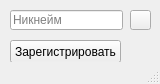
<?xml version="1.0" encoding="UTF-8"?>
<ui version="4.0">
 <class>MainWindow</class>
 <widget class="QMainWindow" name="MainWindow">
  <property name="geometry">
   <rect>
    <x>0</x>
    <y>0</y>
    <width>160</width>
    <height>84</height>
   </rect>
  </property>
  <property name="windowTitle">
   <string>MainWindow</string>
  </property>
  <widget class="QWidget" name="centralwidget">
   <widget class="QLineEdit" name="le1">
    <property name="geometry">
     <rect>
      <x>10</x>
      <y>10</y>
      <width>113</width>
      <height>20</height>
     </rect>
    </property>
    <property name="placeholderText">
     <string>Никнейм</string>
    </property>
   </widget>
   <widget class="QPushButton" name="btn1">
    <property name="geometry">
     <rect>
      <x>10</x>
      <y>40</y>
      <width>111</width>
      <height>23</height>
     </rect>
    </property>
    <property name="text">
     <string>Зарегистрировать</string>
    </property>
   </widget>
   <widget class="QPushButton" name="btn2">
    <property name="geometry">
     <rect>
      <x>130</x>
      <y>10</y>
      <width>21</width>
      <height>20</height>
     </rect>
    </property>
    <property name="text">
     <string/>
    </property>
    <property name="icon">
     <iconset>
      <normaloff>photo/btn.jpg</normaloff>photo/btn.jpg</iconset>
    </property>
   </widget>
  </widget>
  <widget class="QMenuBar" name="menubar">
   <property name="geometry">
    <rect>
     <x>0</x>
     <y>0</y>
     <width>160</width>
     <height>21</height>
    </rect>
   </property>
  </widget>
  <widget class="QStatusBar" name="statusbar"/>
 </widget>
 <resources/>
 <connections/>
</ui>
